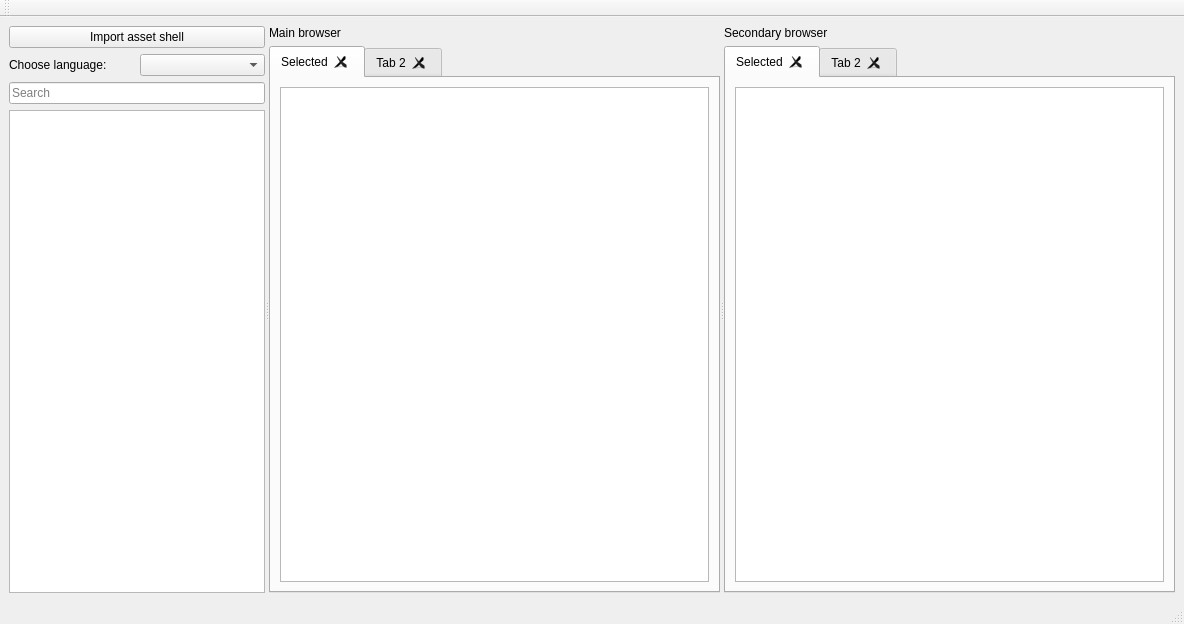
<?xml version="1.0" encoding="UTF-8"?>
<ui version="4.0">
 <class>MainWindow</class>
 <widget class="QMainWindow" name="MainWindow">
  <property name="geometry">
   <rect>
    <x>0</x>
    <y>0</y>
    <width>1126</width>
    <height>624</height>
   </rect>
  </property>
  <property name="windowTitle">
   <string>AAS Editor</string>
  </property>
  <property name="autoFillBackground">
   <bool>true</bool>
  </property>
  <widget class="QWidget" name="centralwidget">
   <property name="sizePolicy">
    <sizepolicy hsizetype="Expanding" vsizetype="Expanding">
     <horstretch>0</horstretch>
     <verstretch>0</verstretch>
    </sizepolicy>
   </property>
   <layout class="QGridLayout" name="gridLayout">
    <item row="1" column="0">
     <widget class="QSplitter" name="splitter">
      <property name="sizePolicy">
       <sizepolicy hsizetype="Expanding" vsizetype="Expanding">
        <horstretch>0</horstretch>
        <verstretch>0</verstretch>
       </sizepolicy>
      </property>
      <property name="orientation">
       <enum>Qt::Horizontal</enum>
      </property>
      <widget class="QWidget" name="layoutWidget">
       <layout class="QVBoxLayout" name="verticalLayout" stretch="0,0,0,0">
        <property name="sizeConstraint">
         <enum>QLayout::SetDefaultConstraint</enum>
        </property>
        <item>
         <widget class="QPushButton" name="pushButton">
          <property name="sizePolicy">
           <sizepolicy hsizetype="MinimumExpanding" vsizetype="Fixed">
            <horstretch>0</horstretch>
            <verstretch>0</verstretch>
           </sizepolicy>
          </property>
          <property name="baseSize">
           <size>
            <width>256</width>
            <height>25</height>
           </size>
          </property>
          <property name="text">
           <string>Import asset shell</string>
          </property>
         </widget>
        </item>
        <item>
         <layout class="QHBoxLayout" name="horizontalLayout">
          <item>
           <widget class="QLabel" name="label">
            <property name="text">
             <string>Choose language:</string>
            </property>
           </widget>
          </item>
          <item>
           <widget class="QComboBox" name="comboBox">
            <property name="currentText">
             <string/>
            </property>
           </widget>
          </item>
         </layout>
        </item>
        <item>
         <widget class="QLineEdit" name="lineEdit">
          <property name="sizePolicy">
           <sizepolicy hsizetype="MinimumExpanding" vsizetype="Fixed">
            <horstretch>0</horstretch>
            <verstretch>0</verstretch>
           </sizepolicy>
          </property>
          <property name="baseSize">
           <size>
            <width>256</width>
            <height>25</height>
           </size>
          </property>
          <property name="placeholderText">
           <string>Search</string>
          </property>
         </widget>
        </item>
        <item>
         <widget class="QTreeView" name="treeView">
          <property name="sizePolicy">
           <sizepolicy hsizetype="MinimumExpanding" vsizetype="Expanding">
            <horstretch>0</horstretch>
            <verstretch>0</verstretch>
           </sizepolicy>
          </property>
          <property name="sizeIncrement">
           <size>
            <width>256</width>
            <height>493</height>
           </size>
          </property>
          <property name="baseSize">
           <size>
            <width>256</width>
            <height>493</height>
           </size>
          </property>
          <property name="focusPolicy">
           <enum>Qt::StrongFocus</enum>
          </property>
          <property name="frameShape">
           <enum>QFrame::StyledPanel</enum>
          </property>
          <property name="frameShadow">
           <enum>QFrame::Sunken</enum>
          </property>
          <property name="verticalScrollBarPolicy">
           <enum>Qt::ScrollBarAsNeeded</enum>
          </property>
          <property name="horizontalScrollBarPolicy">
           <enum>Qt::ScrollBarAsNeeded</enum>
          </property>
         </widget>
        </item>
       </layout>
      </widget>
      <widget class="QWidget" name="layoutWidget">
       <layout class="QVBoxLayout" name="verticalLayout_2">
        <item>
         <widget class="QLabel" name="label_2">
          <property name="text">
           <string>Main browser</string>
          </property>
         </widget>
        </item>
        <item>
         <widget class="QTabWidget" name="tabWidget">
          <property name="currentIndex">
           <number>0</number>
          </property>
          <property name="elideMode">
           <enum>Qt::ElideNone</enum>
          </property>
          <property name="usesScrollButtons">
           <bool>true</bool>
          </property>
          <property name="documentMode">
           <bool>false</bool>
          </property>
          <property name="tabsClosable">
           <bool>true</bool>
          </property>
          <property name="movable">
           <bool>true</bool>
          </property>
          <widget class="QWidget" name="tab">
           <attribute name="title">
            <string>Selected</string>
           </attribute>
           <layout class="QVBoxLayout" name="verticalLayout_4">
            <item>
             <layout class="QGridLayout" name="gridLayout_3">
              <item row="0" column="0">
               <widget class="QTableView" name="tableView">
                <property name="enabled">
                 <bool>true</bool>
                </property>
                <property name="sizePolicy">
                 <sizepolicy hsizetype="Expanding" vsizetype="Expanding">
                  <horstretch>0</horstretch>
                  <verstretch>0</verstretch>
                 </sizepolicy>
                </property>
                <property name="minimumSize">
                 <size>
                  <width>429</width>
                  <height>0</height>
                 </size>
                </property>
                <property name="baseSize">
                 <size>
                  <width>429</width>
                  <height>555</height>
                 </size>
                </property>
                <property name="frameShape">
                 <enum>QFrame::StyledPanel</enum>
                </property>
                <property name="frameShadow">
                 <enum>QFrame::Sunken</enum>
                </property>
                <property name="sizeAdjustPolicy">
                 <enum>QAbstractScrollArea::AdjustToContents</enum>
                </property>
               </widget>
              </item>
             </layout>
            </item>
           </layout>
          </widget>
          <widget class="QWidget" name="tab_2">
           <attribute name="title">
            <string>Tab 2</string>
           </attribute>
          </widget>
         </widget>
        </item>
       </layout>
      </widget>
      <widget class="QWidget" name="layoutWidget_2">
       <layout class="QVBoxLayout" name="verticalLayout_5">
        <item>
         <widget class="QLabel" name="label_3">
          <property name="text">
           <string>Secondary browser</string>
          </property>
         </widget>
        </item>
        <item>
         <widget class="QTabWidget" name="tabWidget_2">
          <property name="currentIndex">
           <number>0</number>
          </property>
          <property name="elideMode">
           <enum>Qt::ElideNone</enum>
          </property>
          <property name="usesScrollButtons">
           <bool>true</bool>
          </property>
          <property name="documentMode">
           <bool>false</bool>
          </property>
          <property name="tabsClosable">
           <bool>true</bool>
          </property>
          <property name="movable">
           <bool>true</bool>
          </property>
          <widget class="QWidget" name="tab_5">
           <attribute name="title">
            <string>Selected</string>
           </attribute>
           <layout class="QVBoxLayout" name="verticalLayout_6">
            <item>
             <layout class="QGridLayout" name="gridLayout_4">
              <item row="0" column="0">
               <widget class="QTableView" name="tableView_2">
                <property name="enabled">
                 <bool>true</bool>
                </property>
                <property name="sizePolicy">
                 <sizepolicy hsizetype="Expanding" vsizetype="Expanding">
                  <horstretch>0</horstretch>
                  <verstretch>0</verstretch>
                 </sizepolicy>
                </property>
                <property name="minimumSize">
                 <size>
                  <width>429</width>
                  <height>0</height>
                 </size>
                </property>
                <property name="baseSize">
                 <size>
                  <width>429</width>
                  <height>555</height>
                 </size>
                </property>
                <property name="frameShape">
                 <enum>QFrame::StyledPanel</enum>
                </property>
                <property name="frameShadow">
                 <enum>QFrame::Sunken</enum>
                </property>
                <property name="sizeAdjustPolicy">
                 <enum>QAbstractScrollArea::AdjustToContents</enum>
                </property>
               </widget>
              </item>
             </layout>
            </item>
           </layout>
          </widget>
          <widget class="QWidget" name="tab_6">
           <attribute name="title">
            <string>Tab 2</string>
           </attribute>
          </widget>
         </widget>
        </item>
       </layout>
      </widget>
     </widget>
    </item>
   </layout>
  </widget>
  <widget class="QMenuBar" name="menubar">
   <property name="geometry">
    <rect>
     <x>0</x>
     <y>0</y>
     <width>1126</width>
     <height>22</height>
    </rect>
   </property>
  </widget>
  <widget class="QStatusBar" name="statusbar"/>
  <widget class="QToolBar" name="toolBar">
   <property name="windowTitle">
    <string>toolBar</string>
   </property>
   <attribute name="toolBarArea">
    <enum>TopToolBarArea</enum>
   </attribute>
   <attribute name="toolBarBreak">
    <bool>false</bool>
   </attribute>
  </widget>
 </widget>
 <resources/>
 <connections/>
</ui>
